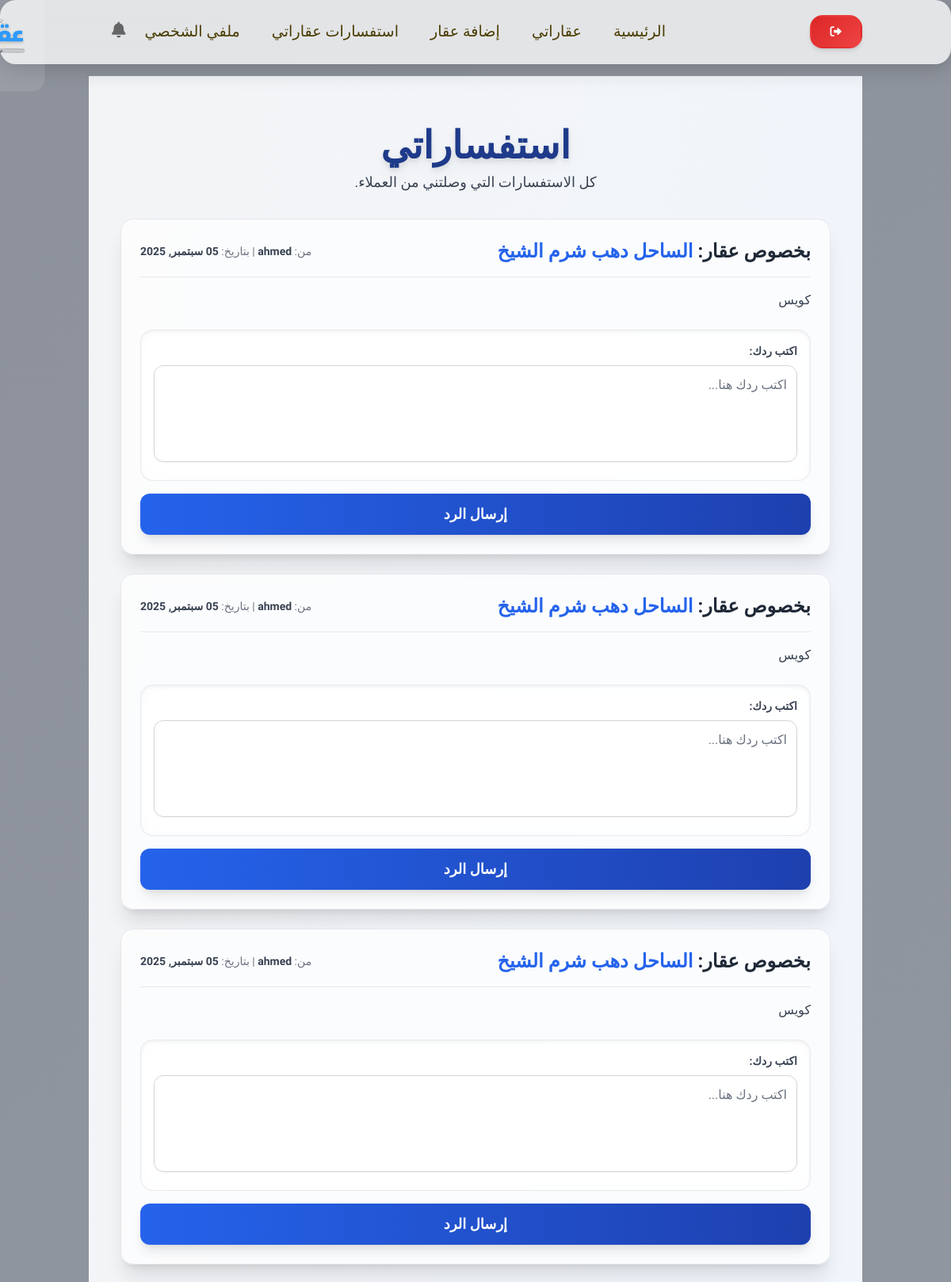
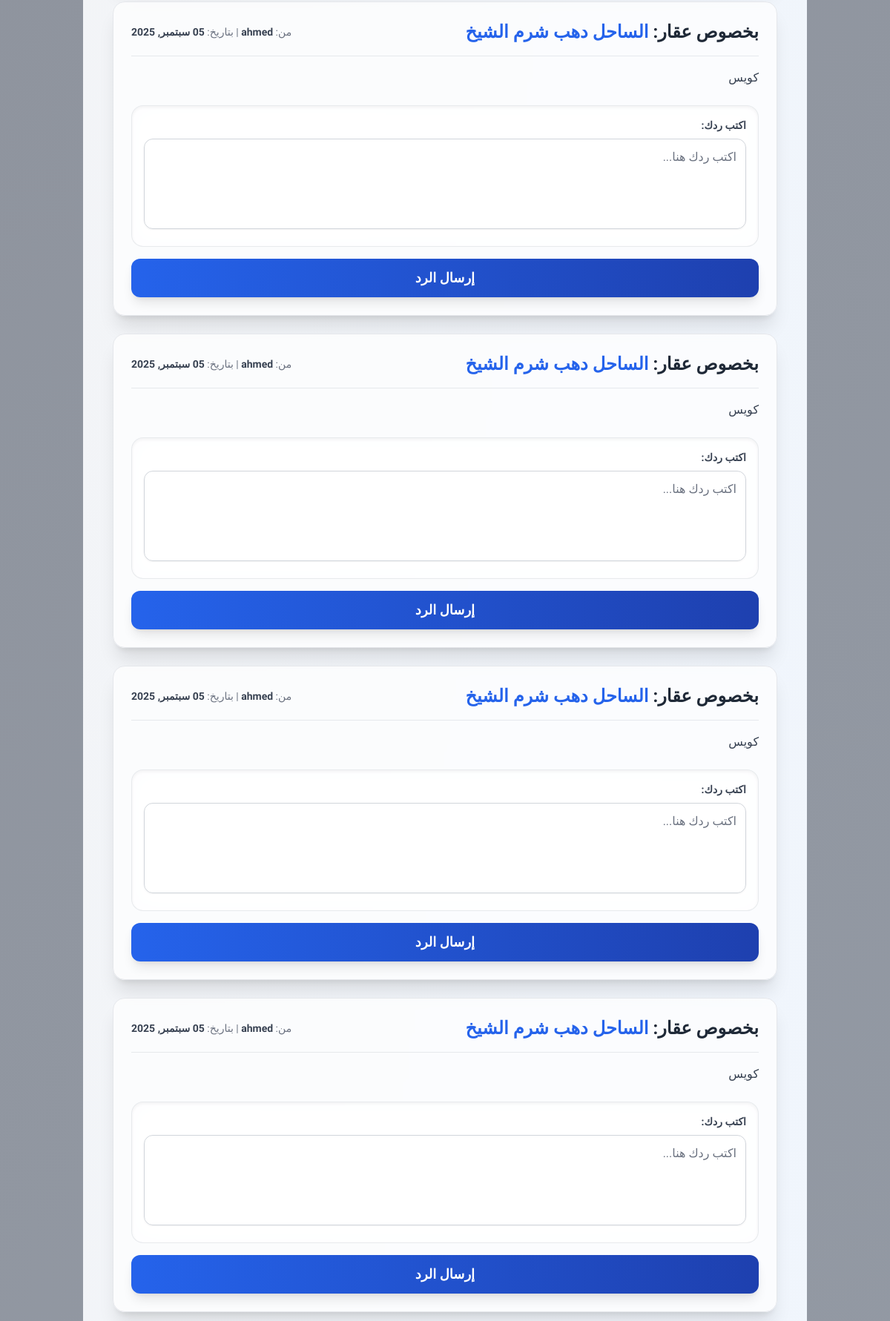
Page /inquiries/realtor/ (signed in, upper part) on the committed database (2 pictures, top to bottom).
### inquiries/models.py (models this page shows, shortened)
class Inquiry(models.Model):
    inquirer = models.ForeignKey(settings.AUTH_USER_MODEL, on_delete=models.CASCADE, related_name='inquiries_sent', verbose_name='المستفسر')
    property = models.ForeignKey(Property, on_delete=models.CASCADE, related_name='inquiries_received', verbose_name='العقار')
    message = models.TextField(verbose_name='الرسالة')
    reply_message = models.TextField(blank=True, null=True, verbose_name='رد صاحب العقار')
    created_at = models.DateTimeField(auto_now_add=True, verbose_name='تاريخ الإرسال')
    is_reviewed = models.BooleanField(default=False, verbose_name='تمت المراجعة')
    class Meta:
        verbose_name = 'استفسار'
        verbose_name_plural = 'الاستفسارات'
        ordering = ['-created_at']

### properties/models.py (models this page shows, shortened)
class Property(models.Model):
    PROPERTY_TYPES = (
        ('apartment', 'شقة'),
        ('villa', 'فيلا'),
        ('land', 'أرض'),
        ('commercial', 'محل/مكتب'),
        ('chalet', 'شاليه'),
        ('other', 'أخرى'),
    )
    PROPERTY_STATUS = (
        ('for_sale', 'للبيع'),
        ('for_rent', 'للإيجار'),
    )
    owner = models.ForeignKey(User, on_delete=models.CASCADE, related_name='properties_owned', verbose_name='المالك')
    title = models.CharField(max_length=200, verbose_name='عنوان العقار')
    description = models.TextField(verbose_name='الوصف')
    property_type = models.CharField(max_length=50, choices=PROPERTY_TYPES, verbose_name='نوع العقار')
    status = models.CharField(max_length=50, choices=PROPERTY_STATUS, verbose_name='الحالة')
    price = models.DecimalField(max_digits=12, decimal_places=2, verbose_name='السعر')
    area = models.DecimalField(max_digits=10, decimal_places=2, help_text='بالمتر المربع', verbose_name='المساحة')
    bedrooms = models.IntegerField(default=0, verbose_name='عدد غرف النوم')
    bathrooms = models.IntegerField(default=0, verbose_name='عدد الحمامات')
    location_address = models.CharField(max_length=255, verbose_name='العنوان بالتفصيل')
    city = models.CharField(max_length=100, verbose_name='المدينة')
    district = models.CharField(max_length=100, blank=True, null=True, verbose_name='الحي/المنطقة')
    latitude = models.DecimalField(max_digits=22, decimal_places=16, blank=True, null=True, verbose_name='خط العرض')
    longitude = models.DecimalField(max_digits=22, decimal_places=16, blank=True, null=True, verbose_name='خط الطول')
    published_date = models.DateTimeField(default=timezone.now, verbose_name='تاريخ النشر')
    updated_date = models.DateTimeField(auto_now=True, verbose_name='تاريخ التحديث')
    is_published = models.BooleanField(default=True, verbose_name='منشور')
    features = models.ManyToManyField('Feature', blank=True, related_name='properties', verbose_name='المميزات')
    slug = models.SlugField(unique=True, max_length=255, blank=True, verbose_name='الرابط المخصص')
    viewed_by = models.ManyToManyField(User, related_name='viewed_properties', blank=True, verbose_name='شاهده المستخدمون')
    class Meta:
        verbose_name = 'عقار'
        verbose_name_plural = 'عقارات'
        ordering = ['-published_date'] # ترتيب العقارات تنازلياً حسب تاريخ النشر

### users/models.py (models this page shows, shortened)
class CustomUser(AbstractUser):
    is_realtor = models.BooleanField(default=False, verbose_name='هل هو تاجر عقارات؟')
    phone_number = models.CharField(max_length=20, blank=True, null=True, verbose_name='رقم الهاتف')
    profile_picture = CloudinaryField(blank=True, null=True, verbose_name='الصورة الشخصية')
    bio = models.TextField(blank=True, null=True, verbose_name='نبذة تعريفية')
    class Meta:
        verbose_name = 'مستخدم'
        verbose_name_plural = 'المستخدمون'

### inquiries/views.py (the view)
# urls.py: path('realtor/', views.realtor_inquiries, name='realtor_inquiries'),
@login_required
@user_passes_test(lambda user: user.is_realtor, login_url='/users/login/')
def realtor_inquiries(request):
    realtor_properties = request.user.properties_owned.all()
    all_inquiries = Inquiry.objects.filter(
        property__in=realtor_properties
    ).order_by('-created_at')
    for inquiry in all_inquiries:
        if not inquiry.is_reviewed:
            inquiry.is_reviewed = True
            inquiry.save(update_fields=['is_reviewed'])
    context = {
        'all_inquiries': all_inquiries,
        'reply_form': ReplyForm()
    }
    return render(request, 'inquiries/realtor_inquiries.html', context)

### inquiries/forms.py
class ReplyForm(forms.ModelForm):
    class Meta:
        model = Inquiry
        fields = ['reply_message']
        labels = {
            'reply_message': 'اكتب ردك هنا',
        }
        widgets = {
            'reply_message': forms.Textarea(attrs={'rows': 3, 'class': 'w-full p-2 border rounded-lg focus:ring-blue-500 focus:border-blue-500'}),
        }

### inquiries/templates/inquiries/realtor_inquiries.html (shortened to what this page needs)
{% extends 'base.html' %}
{% load static %}
{% block content %}
<div class="min-h-screen p-4 md:p-8 bg-gradient-to-br from-gray-100 to-blue-50">
    <div class="max-w-4xl mx-auto">
        <div class="text-center my-8">
            <h1 class="text-5xl font-black text-blue-900 drop-shadow-lg">استفساراتي</h1>
            <p class="mt-2 text-gray-700 text-lg font-light">كل الاستفسارات التي وصلتني من العملاء.</p>
        </div>
        {% if all_inquiries %}
            <div class="space-y-6">
                {% for inquiry in all_inquiries %}
                <div class="bg-white/70 backdrop-blur-sm rounded-2xl shadow-xl p-6 transform transition-all duration-300 hover:shadow-2xl hover:-translate-y-1
                            {% if not inquiry.is_reviewed %}border-r-8 border-amber-500{% else %}border border-gray-200{% endif %}">
                    <div class="flex flex-col md:flex-row md:items-center justify-between mb-4 pb-4 border-b border-gray-300/50">
                        <h3 class="text-2xl font-bold text-gray-800">
                            بخصوص عقار: <a href="{% url 'properties:property_detail' inquiry.property.pk %}" class="text-blue-600 hover:text-blue-800 hover:underline transition-colors duration-200">{{ inquiry.property.title }}</a>
                        </h3>
                        <p class="text-sm text-gray-500 mt-2 md:mt-0">
                            من: <span class="font-semibold text-gray-700">{{ inquiry.inquirer.username }}</span> | بتاريخ: <span class="font-semibold text-gray-700">{{ inquiry.created_at|date:"d M, Y" }}</span>
                        </p>
                    </div>
                    <p class="text-gray-700 leading-relaxed text-base">{{ inquiry.message }}</p>
                    {% if inquiry.reply_message %}
                        <div class="bg-blue-100/70 p-4 rounded-xl mt-6 border-l-4 border-blue-600 shadow-inner">
                            <p class="font-bold text-blue-800 mb-2 text-sm">ردك:</p>
                            <p class="text-blue-700 leading-relaxed text-base">{{ inquiry.reply_message }}</p>
                        </div>
                    {% else %}
                        <form method="post" action="{% url 'inquiries:reply_to_inquiry' inquiry.pk %}" class="mt-6">
                            <div class="p-4 bg-white/50 backdrop-blur-lg rounded-2xl border border-gray-300/50 shadow-inner mb-4">
                                <label for="id_reply_message_{{ inquiry.pk }}" class="block text-sm font-bold text-gray-700 mb-2">اكتب ردك:</label>
                                <textarea id="id_reply_message_{{ inquiry.pk }}" name="reply_message" rows="4" class="w-full p-3 border border-gray-300 rounded-xl bg-white/70 focus:ring-blue-500 focus:border-blue-500 shadow-sm transition-colors duration-200 resize-none placeholder-gray-500" placeholder="اكتب ردك هنا..."></textarea>
                            </div>
                            <button type="submit" class="w-full py-3 px-4 rounded-xl shadow-lg text-lg font-bold text-white bg-gradient-to-r from-blue-600 to-blue-800 hover:from-blue-700 hover:to-blue-900 focus:outline-none focus:ring-2 focus:ring-offset-2 focus:ring-blue-500 transition-all duration-300 transform hover:scale-105">
                                إرسال الرد
                            </button>
                        </form>
                    {% endif %}
                </div>
                {% endfor %}
            </div>
        {% endif %}
    </div>
</div>
{% endblock %}

### templates/base.html (shortened to what this page needs)
{% load static %}
<!DOCTYPE html>
<html lang="ar" dir="rtl">
<head>
    <link rel="stylesheet" href="{% static 'css/style.css' %}">
    <link rel="stylesheet" href="{% static 'css/property_list.css' %}">
    <script src="https://cdn.tailwindcss.com"></script>
    <link href="https://cdnjs.cloudflare.com/ajax/libs/font-awesome/6.0.0/css/all.min.css" rel="stylesheet">
</head>
<body class="flex flex-col min-h-screen">
    {% load socialaccount %}
    <nav class="navbar fixed top-0 left-0 right-0 z-50 transition-all duration-300">
        <div class="container">
            <div class="navbar-content">
                <div class="sign-out-section">
                    {% if user.is_authenticated %}
                        <a href="{% url 'users:logout' %}" class="nav-button nav-button-danger"><i class="fas fa-sign-out-alt"></i></a>
                    {% else %}
                        <a href="{% url 'users:login' %}" class="nav-link"><i class="fas fa-sign-in-alt"></i></a>
                    {% endif %}
                </div>
                <div class="center-nav">
                    <a href="{% url 'properties:property_list' %}" class="nav-link">الرئيسية</a>
                    {% if user.is_authenticated %}
                        {% if user.is_realtor %}
                            <a href="{% url 'properties:my_properties' %}" class="nav-link">عقاراتي</a>
                            <a href="{% url 'properties:add_property' %}" class="nav-link">إضافة عقار</a>
                            <a href="{% url 'inquiries:realtor_inquiries' %}" class="nav-link">استفسارات عقاراتي</a>
                        {% else %}
                            <a href="{% url 'inquiries:user_inquiries' %}" class="nav-link">استفساراتي المرسلة</a>
                        {% endif %}
                        <a href="{% url 'users:profile' %}" class="nav-link">ملفي الشخصي</a>
                        <div class="notification-container">
                            <i class="fas fa-bell notification-bell" id="notification-bell"></i>
                        </div>
                    {% endif %}
                </div>
                <div class="logo-section">
                    <a href="{% url 'properties:property_list' %}" class="logo-container">
                        <img src="{% static 'img/logo.png' %}" alt="عقاراتنا" class="logo">
                    </a>
                </div>
            </div>
        </div>
    </nav>
    <main class="main-content" id="search-section">
        <div class="container mx-auto px-6">
            {% block content %}{% endblock %}
        </div>
    </main>
</body>
</html>

### static/css/style.css (style rules this page uses)
:root { --primary-color: #1e40af; --primary-hover: #1d4ed8; --secondary-color: #0f172a; --accent-color: #f59e0b; --success-color: #059669; --danger-color: #dc2626; --warning-color: #d97706; --info-color: #0ea5e9; --white: #ffffff; --gray-50: #f8fafc; --gray-100: #f1f5f9; --gray-200: #e2e8f0; --gray-300: #cbd5e1; --gray-400: #94a3b8; --gray-500: #64748b; --gray-600: #475569; --gray-700: #334155; --gray-800: #1e293b; --gray-900: #0f172a; --gradient-primary: linear-gradient(135deg, #1e40af 0%, #3b82f6 100%); --gradient-secondary: linear-gradient(135deg, #0f172a 0%, #334155 100%); --gradient-overlay: linear-gradient(135deg, rgba(127, 143, 218, 0.381) 0%, rgba(15, 23, 42, 0.545) 100%); --shadow-sm: 0 1px 2px 0 rgb(0 0 0 / 0.05); --shadow-md: 0 4px 6px -1px rgba(0, 0, 0, 0.1), 0 2px 4px -2px rgb(0 0 0 / 0.1); --shadow-lg: 0 10px 15px -3px rgb(0 0 0 / 0.1), 0 4px 6px -4px rgb(0 0 0 / 0.1); --shadow-xl: 0 20px 25px -5px rgb(0 0 0 / 0.1), 0 8px 10px -6px rgb(0 0 0 / 0.1); --transition-fast: 150ms ease-in-out; --transition-normal: 300ms ease-in-out; --transition-slow: 500ms ease-in-out; --radius-sm: 0.375rem; --radius-md: 0.5rem; --radius-lg: 0.75rem; --radius-xl: 1rem; --radius-2xl: 1.5rem; --spacing-xs: 0.5rem; --spacing-sm: 1rem; --spacing-md: 1.5rem; --spacing-lg: 2rem; --spacing-xl: 3rem; --spacing-2xl: 4rem; }
* { margin: 0; padding: 0; box-sizing: border-box; }
html { scroll-behavior: smooth; }
body { font-family: 'Cairo', 'Tajawal', sans-serif; line-height: 1.6; color: var(--gray-800); background-image: linear-gradient(135deg, #0f172a75 0%, #3341557d 100%), url('../img/bg3.jpg')!important; background-size: cover !important; background-attachment: fixed !important; background-position: center; direction: rtl; text-align: right; overflow-x: hidden; }
.navbar { background: rgba(255, 255, 255, 0.749); backdrop-filter: blur(20px); -webkit-backdrop-filter: blur(20px); border-bottom: 1px solid rgba(255, 255, 255, 0.1); box-shadow: 0 4px 30px rgba(0, 0, 0, 0.2); transition: all var(--transition-normal); position: fixed; top: 0; left: 0; right: 0; z-index: 50; border-radius: 20px; }
.container { max-width: 1200px; margin: 0 auto; padding: 0 1.5rem; }
.navbar-content { display: flex; align-items: center; justify-content: space-between; height: 80px; gap: 2rem; }
.sign-out-section { display: flex; align-items: center; min-width: 200px; }
.center-nav { display: flex; align-items: center; gap: 0.5rem; flex: 1; justify-content: center; }
.logo-section { display: flex; align-items: center; gap: 1rem; min-width: 200px; justify-content: flex-end; }
.logo-container { display: flex; align-items: center; gap: 0.75rem; padding: 0.5rem; border-radius: var(--radius-lg); transition: all var(--transition-fast); text-decoration: none; }
.logo { height: 8rem; width: auto; transition: all var(--transition-fast); }
.nav-link { padding: 0.75rem 1rem; border-radius: var(--radius-lg); color: rgb(74, 60, 2); text-decoration: none; font-weight: 800px; font-size: 1.2rem; transition: all var(--transition-fast); position: relative; white-space: nowrap; }
.nav-link::before { content: ''; position: absolute; bottom: 0; left: 50%; width: 0; height: 2px; background: var(--gradient-primary); transition: all var(--transition-fast); transform: translateX(-50%); }
.nav-button { padding: 0.75rem 1.5rem; border-radius: var(--radius-lg); text-decoration: none; font-weight: 600; font-size: 0.9rem; transition: all var(--transition-normal); display: inline-flex; align-items: center; justify-content: center; border: 2px solid transparent; white-space: nowrap; }
.nav-button-danger { background: linear-gradient(135deg, #dc2626, #ef4444); color: var(--white); box-shadow: var(--shadow-md); }
.main-content { flex: 1; padding-top: 6rem; min-height: calc(100vh - 5rem); }

### templates/base.html (style rules this page uses)
.notification-container { position: relative; display: inline-block; }
.notification-bell { font-size: 20px; color: #666; cursor: pointer; transition: color 0.2s; }

### rows in the picture
Inquiry: property "الساحل دهب شرم الشيخ", inquirer.username "ahmed", created_at "05 سبتمبر, 2025", message "كويس", reply_message "اكتب ردك هنا..."
Inquiry: property "الساحل دهب شرم الشيخ", inquirer.username "ahmed", created_at "05 سبتمبر, 2025", message "كويس", reply_message "اكتب ردك هنا..."
Inquiry: property "الساحل دهب شرم الشيخ", inquirer.username "ahmed", created_at "05 سبتمبر, 2025", message "كويس", reply_message "اكتب ردك هنا..."
Inquiry: property "الساحل دهب شرم الشيخ", inquirer.username "ahmed", created_at "05 سبتمبر, 2025", message "كويس", reply_message "اكتب ردك هنا..."
Inquiry: property "الساحل دهب شرم الشيخ", inquirer.username "ahmed", created_at "05 سبتمبر, 2025", message "كويس", reply_message "اكتب ردك هنا..."
Inquiry: property "الساحل دهب شرم الشيخ", inquirer.username "ahmed", created_at "05 سبتمبر, 2025", message "كويس", reply_message "اكتب ردك هنا..."
Inquiry: property "الساحل دهب شرم الشيخ", inquirer.username "ahmed", created_at "05 سبتمبر, 2025", message "كويس", reply_message "اكتب ردك هنا..."
